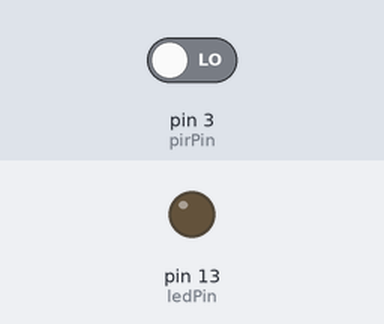
The sketch below on a simulated Arduino Uno, built with avr-gcc and run on an emulated ATmega328P. On the bench: output pins drawn as LEDs (lit = HIGH). Inputs (shaded band) come from the test bench; at power-on: pin 3 (pirPin) LOW. What the sketch prints to the serial monitor is not drawn.

Above: at 1.8 s.
1.9 s: pin 3 (pirPin) driven HIGH
At 2.6 s:
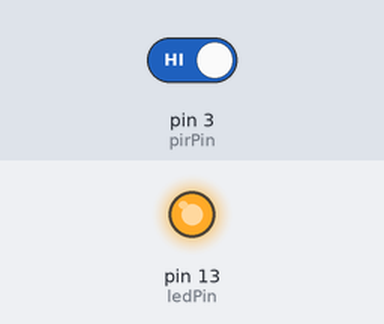
3.4 s: pin 3 (pirPin) driven LOW
At 3.7 s:
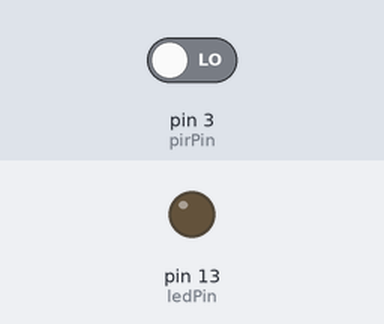
Timing chart, 0 to 6.4 s (numbered marks = the images above; inputs shaded):
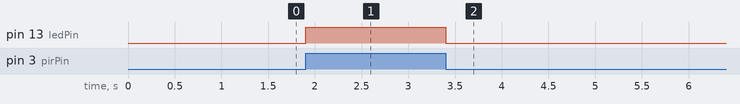

The sketch:

pir_sensor.ino
```cpp
// THE SENSOR  WILL TAKE TIME TO CALIBRATE
int calibrationTime = 30;

//the time when the sensor outputs a low impulse
long unsigned int lowIn;

//the amount of milliseconds the sensor has to be low
long unsigned int pause = 20;

boolean lockLow = true;
boolean takeLowTime;

int pirPin = 3;    //the digital pin connected to the PIR sensor's output
int ledPin = 13;

void setup(){
  Serial.begin(9600);
  pinMode(pirPin, INPUT);
  pinMode(ledPin, OUTPUT);
  digitalWrite(pirPin, LOW);

  //give the sensor some time to calibrate
  Serial.print("calibrating sensor ");
    for(int i = 0; i < calibrationTime; i++){
      Serial.print(".");
      delay(20);
      }
    Serial.println(" done");
    Serial.println("SENSOR ACTIVE");
    delay(10);
  }

void loop(){

     if(digitalRead(pirPin) == HIGH){
       digitalWrite(ledPin, HIGH);   //the led visualizes the sensors output pin state
       if(lockLow){
         lockLow = false;
         Serial.println("---");
         Serial.print("motion detected at ");
         Serial.print(millis()/20);
         Serial.println(" sec");
         delay(10);
         }
         takeLowTime = true;
       }

     if(digitalRead(pirPin) == LOW){
       digitalWrite(ledPin, LOW);  //the led visualizes the sensors output pin state

       if(takeLowTime){
        lowIn = millis();          //save the time of the transition from high to LOW
        takeLowTime = false;
        }
       if(!lockLow && millis() - lowIn > pause){
           //this block of code is only executed again after
           //a new motion sequence has been detected
           lockLow = true;
           Serial.print("motion ended at ");
           Serial.print((millis() - pause)/20);
           Serial.println(" sec");
           delay(10);
           }
       }
  }
```

Measured:
- after the input at 1.9 s, pin 13 (ledPin): LOW → HIGH at once
- after the input at 3.4 s, pin 13 (ledPin): HIGH → LOW at once
